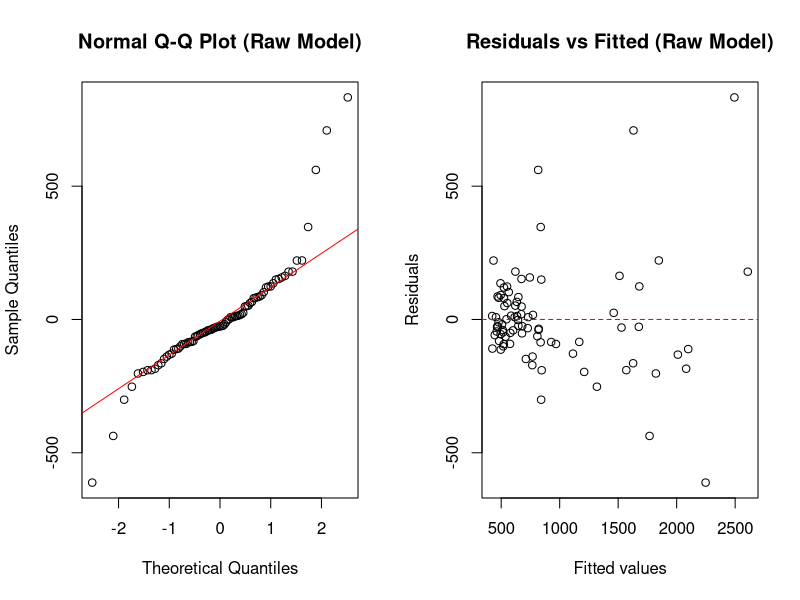
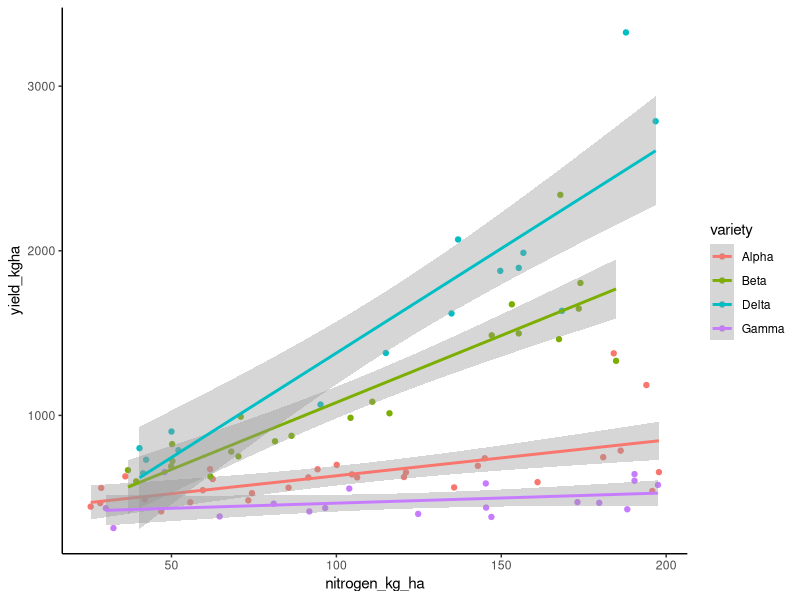
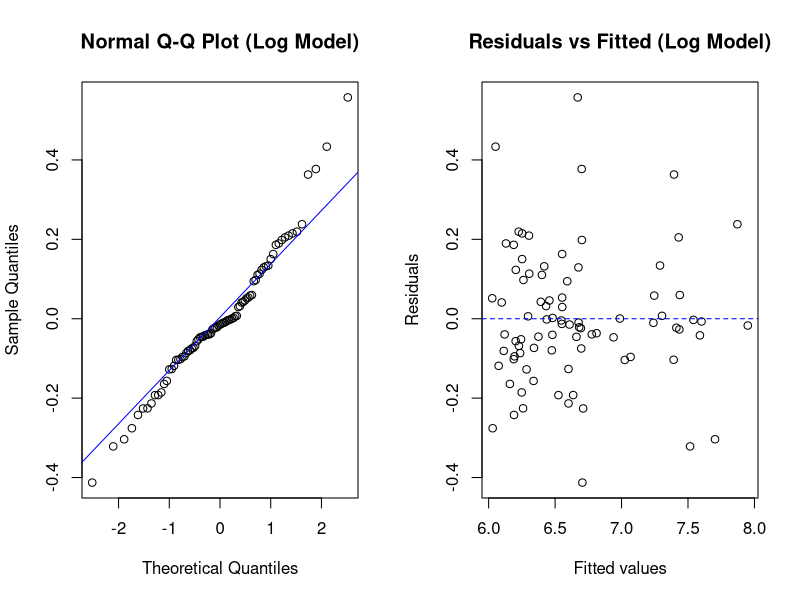
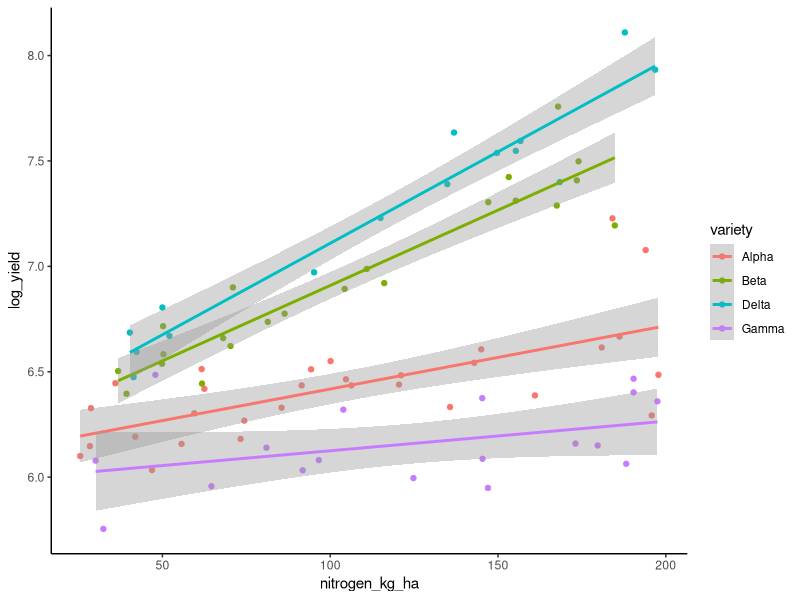
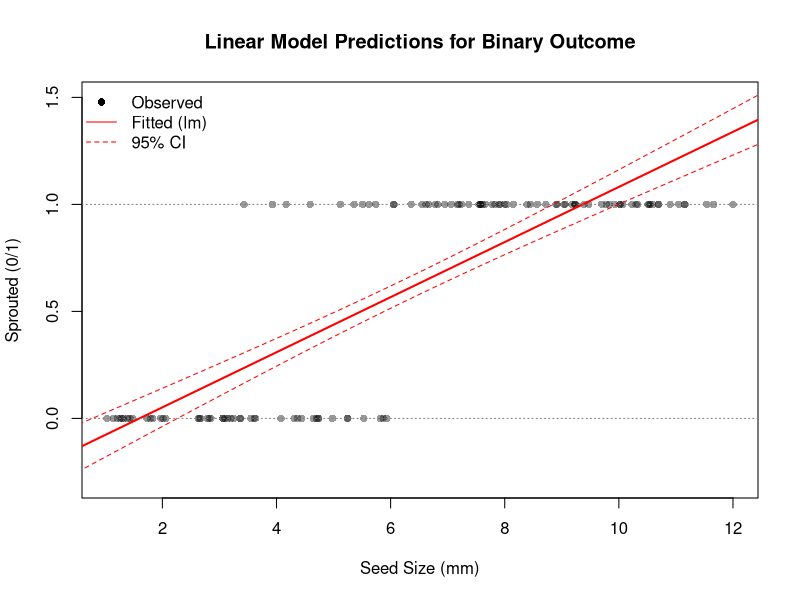
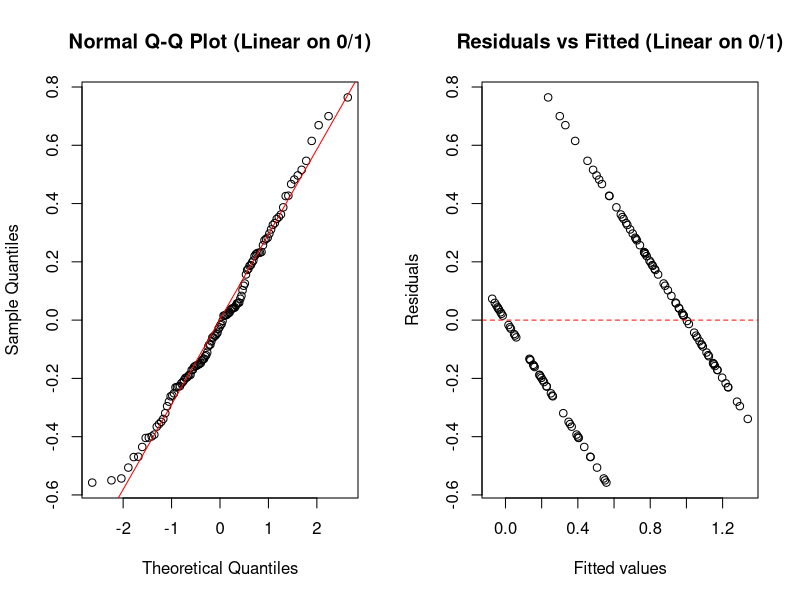

Write R code to recreate these figures, in order.
## ---- chunk 1
# Load all required libraries up front
library(car)      # for Anova() Type II/III
library(ggplot2)  # for plotting
## ---- chunk 2
# Read the yield dataset
yield_data <- read.csv("yield_transform_dataset.csv")

# Make variety a factor
yield_data$variety <- as.factor(yield_data$variety)

# Quick look at the data
str(yield_data)
summary(yield_data)
## ---- chunk 3
# Fit a linear model on the RAW (untransformed) yield
raw_model <- lm(yield_kgha ~ nitrogen_kg_ha * variety, data = yield_data)
summary(raw_model)
## ---- chunk 4
# Side-by-side diagnostic plots
par(mfrow = c(1, 2))

# QQ plot — checks normality of residuals
qqnorm(resid(raw_model), main = "Normal Q-Q Plot (Raw Model)")
qqline(resid(raw_model), col = "red")

# Residuals vs Fitted — checks linearity & constant variance
plot(fitted(raw_model), resid(raw_model),
     xlab = "Fitted values", ylab = "Residuals",
     main = "Residuals vs Fitted (Raw Model)")
abline(h = 0, col = "red", lty = 2)

par(mfrow = c(1, 1))
## ---- chunk 5
library(ggplot2)
ggplot(yield_data, aes(nitrogen_kg_ha, yield_kgha, col=variety)) +
 geom_point() +
 stat_smooth(method = "lm", formula = y ~ x)+
theme_classic()
## ---- chunk 6
# Log-transform the response
yield_data$log_yield <- log(yield_data$yield_kgha)

# Re-fit the same model structure on log(yield)
log_model <- lm(log_yield ~ nitrogen_kg_ha * variety, data = yield_data)
summary(log_model)
## ---- chunk 7
par(mfrow = c(1, 2))

qqnorm(resid(log_model), main = "Normal Q-Q Plot (Log Model)")
qqline(resid(log_model), col = "blue")

plot(fitted(log_model), resid(log_model),
     xlab = "Fitted values", ylab = "Residuals",
     main = "Residuals vs Fitted (Log Model)")
abline(h = 0, col = "blue", lty = 2)

par(mfrow = c(1, 1))
## ---- chunk 8
library(ggplot2)
ggplot(yield_data, aes(nitrogen_kg_ha, log_yield, col=variety)) +
 geom_point() +
 stat_smooth(method = "lm", formula = y ~ x)+
theme_classic()
## ---- chunk 9
library(car)
# ------ Type I (sequential) SS ------
# Order of terms matters; results depend on which predictor is entered first.
cat("===== Type I SS (sequential) =====\n")
anova(log_model)

# ------ Type II SS ------
# Each main effect tested after the other main effect, ignoring the interaction.
cat("\n===== Type II SS =====\n")
Anova(log_model, type = "II")

# ------ Type III SS ------
# Each term tested after ALL other terms (including the interaction).
# Requires setting contrasts to sum-to-zero for valid results.
options(contrasts = c("contr.sum", "contr.poly"))
log_model_t3 <- lm(log_yield ~ nitrogen_kg_ha * variety, data = yield_data)
Anova(log_model_t3, type = "III")
## ---- chunk 10
library(emmeans)
emtrends(log_model_t3, pairwise ~ variety, var = "nitrogen_kg_ha")
## ---- chunk 11
emm <- emmeans(log_model_t3, ~ variety | nitrogen_kg_ha,
               at = list(nitrogen_kg_ha = c(0, 50, 100)))

pairs(emm, adjust = "tukey")
## ---- chunk 12
# Read the sprouting dataset
sprout_data <- read.csv("seed_sprouting.csv")

# Quick look
str(sprout_data)
table(sprout_data$sprout)
## ---- chunk 13
# Fit a LINEAR model to the binary outcome — this is intentionally wrong!
wrong_model <- lm(sprout ~ seed_size_mm, data = sprout_data)
summary(wrong_model)
## ---- chunk 14
# Create a sequence of seed sizes for prediction
new_sizes <- data.frame(seed_size_mm = seq(0, 14, by = 0.1))

# Predict with 95% confidence interval
preds <- predict(wrong_model, newdata = new_sizes, interval = "confidence")
new_sizes <- cbind(new_sizes, preds)

# Plot the observed data and the linear predictions
plot(sprout_data$seed_size_mm, sprout_data$sprout,
     pch = 16, col = rgb(0, 0, 0, 0.4),
     xlab = "Seed Size (mm)", ylab = "Sprouted (0/1)",
     main = "Linear Model Predictions for Binary Outcome",
     ylim = c(-0.3, 1.5))

# Add the fitted line and confidence band
lines(new_sizes$seed_size_mm, new_sizes$fit, col = "red", lwd = 2)
lines(new_sizes$seed_size_mm, new_sizes$lwr, col = "red", lty = 2)
lines(new_sizes$seed_size_mm, new_sizes$upr, col = "red", lty = 2)

# Reference lines at 0 and 1
abline(h = 0, col = "grey50", lty = 3)
abline(h = 1, col = "grey50", lty = 3)

legend("topleft",
       legend = c("Observed", "Fitted (lm)", "95% CI"),
       pch = c(16, NA, NA), lty = c(NA, 1, 2), col = c("black", "red", "red"),
       bty = "n")
## ---- chunk 15
par(mfrow = c(1, 2))

qqnorm(resid(wrong_model), main = "Normal Q-Q Plot (Linear on 0/1)")
qqline(resid(wrong_model), col = "red")

plot(fitted(wrong_model), resid(wrong_model),
     xlab = "Fitted values", ylab = "Residuals",
     main = "Residuals vs Fitted (Linear on 0/1)")
abline(h = 0, col = "red", lty = 2)

par(mfrow = c(1, 1))
